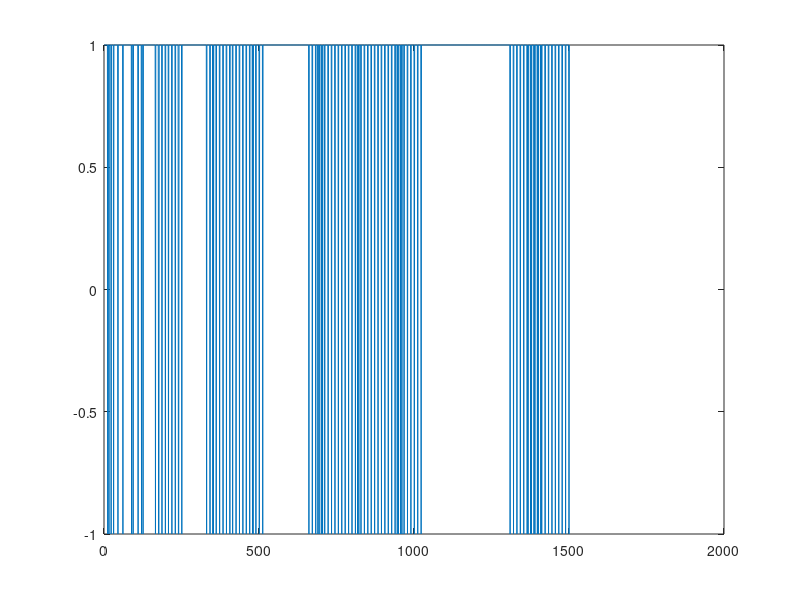

Write MATLAB code to recreate this figure.
clc;
clear;
Ac=1;
fs=3e9;
fc=2e8;
fp=2e7;
dt=1/fs;
t=0:1500;
b=randi(2,1,15)-1
% ur=Ac*sin(2*pi*fc*t/fs).*square(2*pi*fp*t,5);
ur=square(2*pi*t,5);
plot(ur); 
 